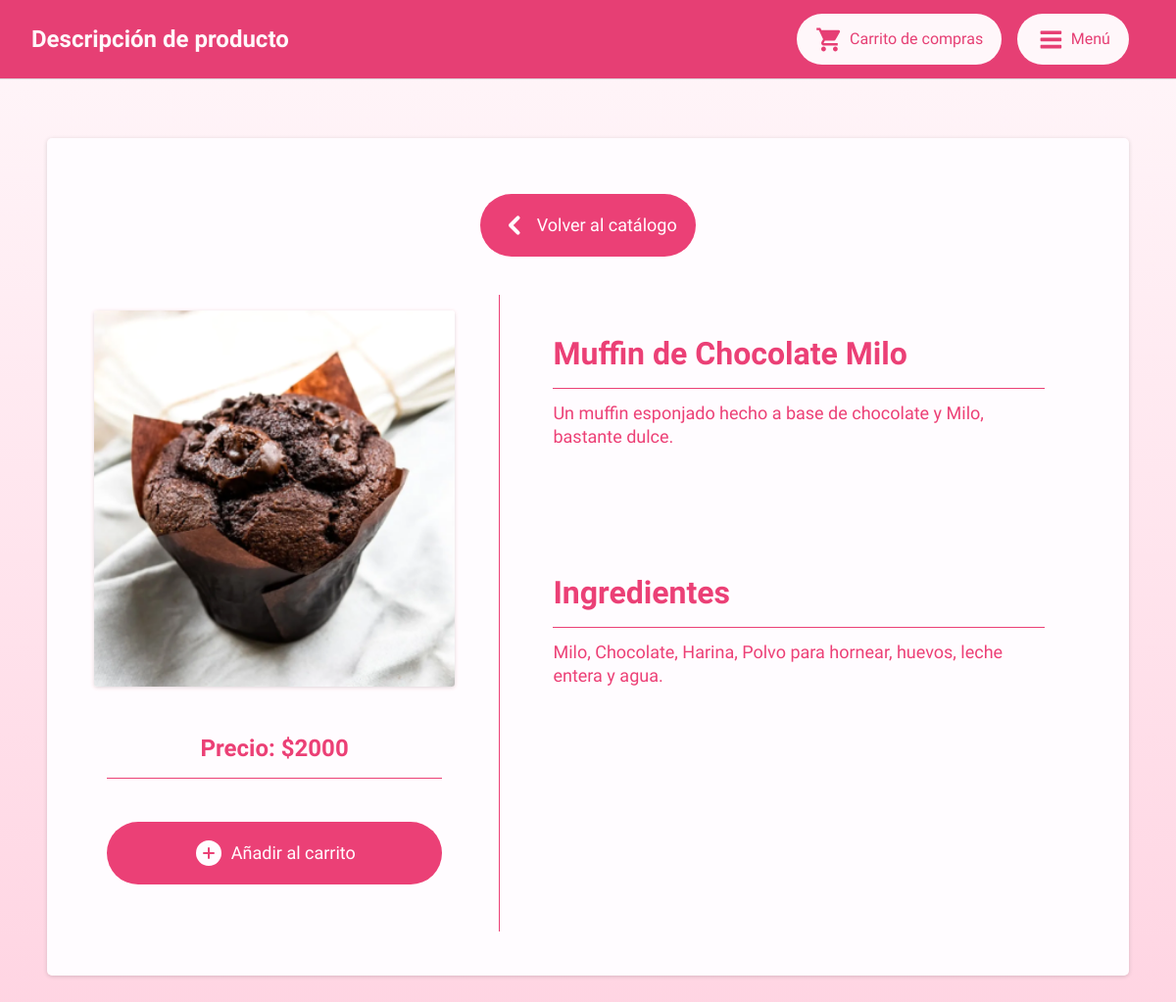
The app's page /viewproduct.php?id=10&isAdded=na&sc=0 with its own data.
### tables this page shows
CREATE TABLE `productdata` (
  `product_id` int(11) NOT NULL,
  `product_name` varchar(50) NOT NULL,
  `product_desc` varchar(100) NOT NULL,
  `product_uniprice` int(20) NOT NULL,
  `product_ingredients` varchar(200) NOT NULL,
  `product_category` varchar(50) NOT NULL,
  `product_image` varchar(50) NOT NULL
);

### common/productinfo.php (the view, shortened to what this page needs)
<?php
if (isset($_GET["id"])) {
    $getid = $_GET["id"];
    prodinfo($conn, $getid);
}
function checkProd($conn)
{
    $sql = "SELECT * FROM scdata WHERE user_mail = '" . $_SESSION["user_mail"] . "' AND user_product = '" . $_SESSION["session_curProductId"] . "'";
    $result = $conn->query($sql);
    if ($result->num_rows > 0) {
        $x = "<script>document.write(minusb);</script><p>Quitar del carrito</p>";
        return $x;
    } else {
        $x = "<script>document.write(plusb);</script><p>Añadir al carrito</p>";
        return $x;
    }
}
function checkOrigin($conn)
{
    if (isset($_GET["sc"])) {
        $sc = $_GET["sc"];
        if ($sc == "0") {
            $x = "
                <a href='catalogue.php?filter=0'>
                    <div class='icontext'>
                        <script>
                            document.write(leftb);
                        </script>
                        <p>Volver al catálogo</p>
                    </div>
                </a>
                    ";
            return $x;
        } else if ($sc == "1") {
            $x = "
                <a href='shopcart.php'>
                    <div class='icontext'>
                        <script>
                            document.write(leftb);
                        </script>
                        <p>Volver a tu carrito</p>
                    </div>
                </a>
                ";
            return $x;
        }
    } else {
        echo "<script>console.log('can't get id[sc]')</script>";
    }
}
function prodinfo($conn, $getid)
{
    $sql = "SELECT * FROM productdata WHERE product_id='$getid'";
    $result = $conn->query($sql);
    showProduct($result, $conn);
}
function showProduct($result, $conn)
{
    if ($result->num_rows > 0) {
        $row = $result->fetch_assoc();
        $product_id = $row["product_id"];
        $product_name = $row["product_name"];
        $product_desc = $row["product_desc"];
        $product_uniprice = $row["product_uniprice"];
        $product_ingredients = $row["product_ingredients"];
        $product_image = $row["product_image"];
        $buttonDisplay = checkProd($conn);
        $backType = checkOrigin($conn);
        echo "
            $backType
            <div class='catalog-container'>
                <div class='catalog-leftdetails'>
                    <img src='files/products/" . $product_image . "' type='viewproduct'>
                    <h2 style='text-align:center' t='bb'>Precio: $" . $product_uniprice . "</h2>
                    <a href='common/addproduct.php?id=" . $product_id . "'>
                        <div class='icontext'>
                            " . $buttonDisplay . "
                        </div>
                    </a>
                </div>
                <div class='catalog-rightdetails'>
                    <div style='margin-bottom: 8rem;'>
                        <h1 t='bb'>" . $product_name . "</h1>
                        <p>" . $product_desc . "</p>
                    </div>
                    <div>
                        <h1 t='bb'>Ingredientes</h1>
                        <p>" . $product_ingredients . "</p>
                    </div>
                </div>
            </div>
        ";
    }
}

### style.css (style rules this page uses)
:root { --co1: #F5EEE6; --co2: #FFF8E3; --co3: #F3D7CA; --co4: #dd8097; --co5: #E1F0DA; --co6: #ACFADF; --co7: #94ADD7; --co8: #7C73C0; --co4u: #a05467; --co4b: #bd6c80; --co4ba: rgb(189, 108, 128, 70%); --lightshadow: rgba(0, 0, 0, 0.24) 0px 3px 8px; --lightshadow2: rgba(0, 0, 0, 0.24) 0px 6px 11px; --shadow2: rgba(100, 100, 111, 0.2) 0px 7px 29px 0px; --brdshdw1: rgba(0, 0, 0, 0.16) 0px 1px 4px; --brdshdw2: rgba(0, 0, 0, 0.02) 0px 1px 3px 0px, rgba(27, 31, 35, 0.15) 0px 0px 0px 1px; --border01: 2px solid var(--co4); -webkit-user-drag: none; }
* { font-family: "Grandstander"; color: var(--co1); min-width: 0; user-select: none; }
a { cursor: pointer; text-decoration: none; font-weight: bold; }
body { background: linear-gradient(180deg, var(--co1) 0%, var(--co3)); margin: 0; color: var(--co8); }
img[type="viewproduct"] { margin: 0; margin-bottom: 2rem; width: 100%; height: 24rem; object-fit: cover; border-radius: 0.2rem; box-shadow: var(--brdshdw1); }
.catalog-container { display: flex; flex-direction: row; align-items: center; justify-content: space-evenly; width: 100%; max-width: 100%; flex-wrap: wrap; }
.catalog-leftdetails { left: 0; width: 40%; padding: 1rem; padding-right: 2.8rem !important; border-right: 0.1rem var(--co4) solid; overflow: hidden; margin: 0 !important; }
.catalog-leftdetails .icontext, .bodybg .icontext { height: 3rem; background-color: var(--co4) !important; justify-content: center; }
.catalog-leftdetails .icontext *, .bodybg .icontext * { color: var(--co1) !important; }
.catalog-rightdetails { right: 0; width: 60%; padding: 1rem; }
h1[t="bb"], h2[t="bb"], h3[t="bb"], h4[t="bb"], h5[t="bb"], h6[t="bb"] { padding-bottom: 1rem; border-bottom: 1px var(--co4) solid; }
.catalog-container:has(.catalog-leftdetails) { flex-wrap: nowrap; justify-content: flex-start; align-items: flex-start; }
.bodybg p { font-size: 18px; line-height: 1.5rem; color: var(--co4u); }
.icontext { display: flex; flex-direction: row; justify-content: space-evenly; align-items: center; background-color: var(--co1); padding: 0.5rem 1rem; border-radius: 5rem; transition: all 0.1s; }
.icontext * { margin: 0.2rem !important; color: var(--co4) !important; }
.icontext p { font-weight: lighter; }
.undernav * { color: var(--co4); margin: 0.8rem; }
.innerbody h1, h2, h3, h4, h5, h6 { color: var(--co1); }

### records on screen
productdata: product_image (picture), product_uniprice "2000", product_name "Muffin de Chocolate Milo", product_desc "Un muffin esponjado hecho a base de chocolate y Milo, bastante dulce.", product_ingredients "Milo, Chocolate, Harina, Polvo para hornear, huevos, leche entera y agua."

### other values on screen
$pagename "Descripción de producto"
